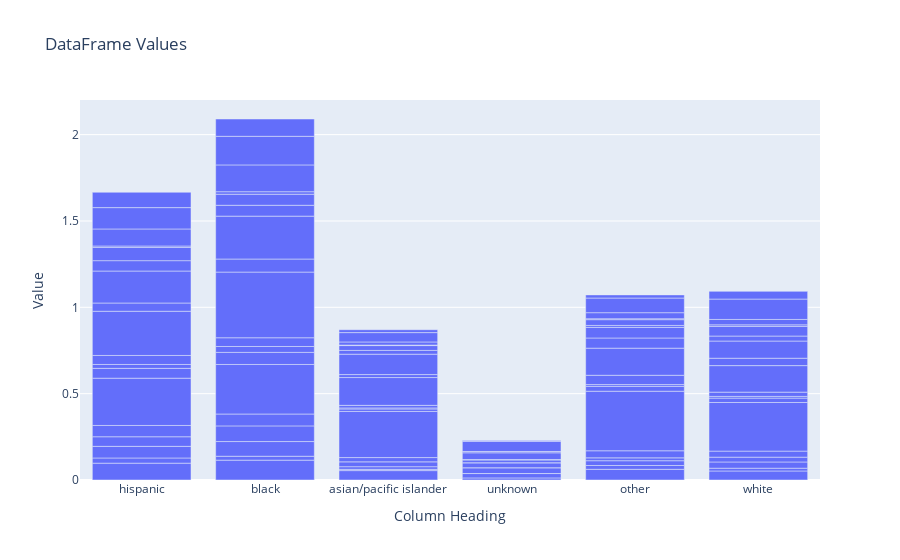

The notebook cell this image was saved under:
### Code cell
fig = go.Figure(data=[go.Bar(x=df_new['Subject_Race'], y=df_new['Search_Rate'])])
fig.update_layout(title='DataFrame Values', xaxis_title='Column Heading', yaxis_title='Value')

# Show the plot
fig.show()

### Figure 1 — Plotly figure (JSON) as saved in the notebook; plotly's stock layout.template omitted (floating-point values rounded to 4 significant figures)
{"data": [{"type": "bar", "x": ["hispanic", "black", "asian/pacific islander", "unknown", "other", "white", "hispanic", "black", "asian/pacific islander", "unknown", "other", "white", "hispanic", "black", "asian/pacific islander", "unknown", "other", "white", "hispanic", "black", "asian/pacific islander", "unknown", "other", "white", "hispanic", "black", "asian/pacific islander", "unknown", "other", "white", "hispanic", "black", "asian/pacific islander", "unknown", "other", "white", "hispanic", "black", "asian/pacific islander", "unknown", "other", "white", "hispanic", "black", "asian/pacific islander", "unknown", "other", "white", "hispanic", "black", "asian/pacific islander", "unknown", "other", "white", "hispanic", "black", "asian/pacific islander", "unknown", "other", "white", "hispanic", "black", "asian/pacific islander", "unknown", "other", "white", "hispanic", "black", "asian/pacific islander", "unknown", "other", "white", "hispanic", "black", "asian/pacific islander", "unknown", "other", "white", "hispanic", "black", "asian/pacific islander", "unknown", "other", "white", "hispanic", "black", "asian/pacific islander", "unknown", "other", "white", "hispanic", "black", "asian/pacific islander", "unknown", "other", "white", "hispanic", "black", "asian/pacific islander", "unknown", "other", "white", "hispanic", "black", "asian/pacific islander", "unknown", "other", "white"], "y": [0.09746, 0.115, 0.05444, 0, 0.06198, 0.05228, 0.03003, 0.02264, 0.007273, 0.01203, 0.02204, 0.01605, 0.06736, 0.08505, 0.0154, 0.02547, 0.02771, 0.03615, 0.05552, 0.09069, 0.02796, 0, 0.01656, 0.0278, 0.06545, 0.06887, 0.02481, 0.03381, 0.04096, 0.0351, 0.2738, 0.2867, 0.267, 0, 0.3448, 0.2815, 0.05694, 0.07012, 0.01451, 0.02871, 0.0278, 0.02527, 0.02242, 0.03407, 0.006194, 0, 0.01059, 0.01, 0.05223, 0.05056, 0.01466, 0.01805, 0.05405, 0.0247, 0.256, 0.3804, 0.161, 0, 0.157, 0.1536, 0.04778, 0.07559, 0.01727, 0, 0.0589, 0.04281, 0.1852, 0.2484, 0.118, 0, 0.06159, 0.0995, 0.06003, 0.06285, 0.02183, 0, 0.01116, 0.02892, 0.07624, 0.06402, 0.02803, 0.03944, 0.0334, 0.05546, 0.008656, 0.01452, 0.00293, 0.007694, 0.005345, 0.009277, 0.09865, 0.1552, 0.01814, 0, 0.03506, 0.03144, 0.1236, 0.1656, 0.05405, 0.05849, 0.0848, 0.1179, 0.08892, 0.1002, 0.01682, 0.004644, 0.01822, 0.04472]}], "layout": {"title": {"text": "DataFrame Values"}, "xaxis": {"title": {"text": "Column Heading"}}, "yaxis": {"title": {"text": "Value"}}}}
